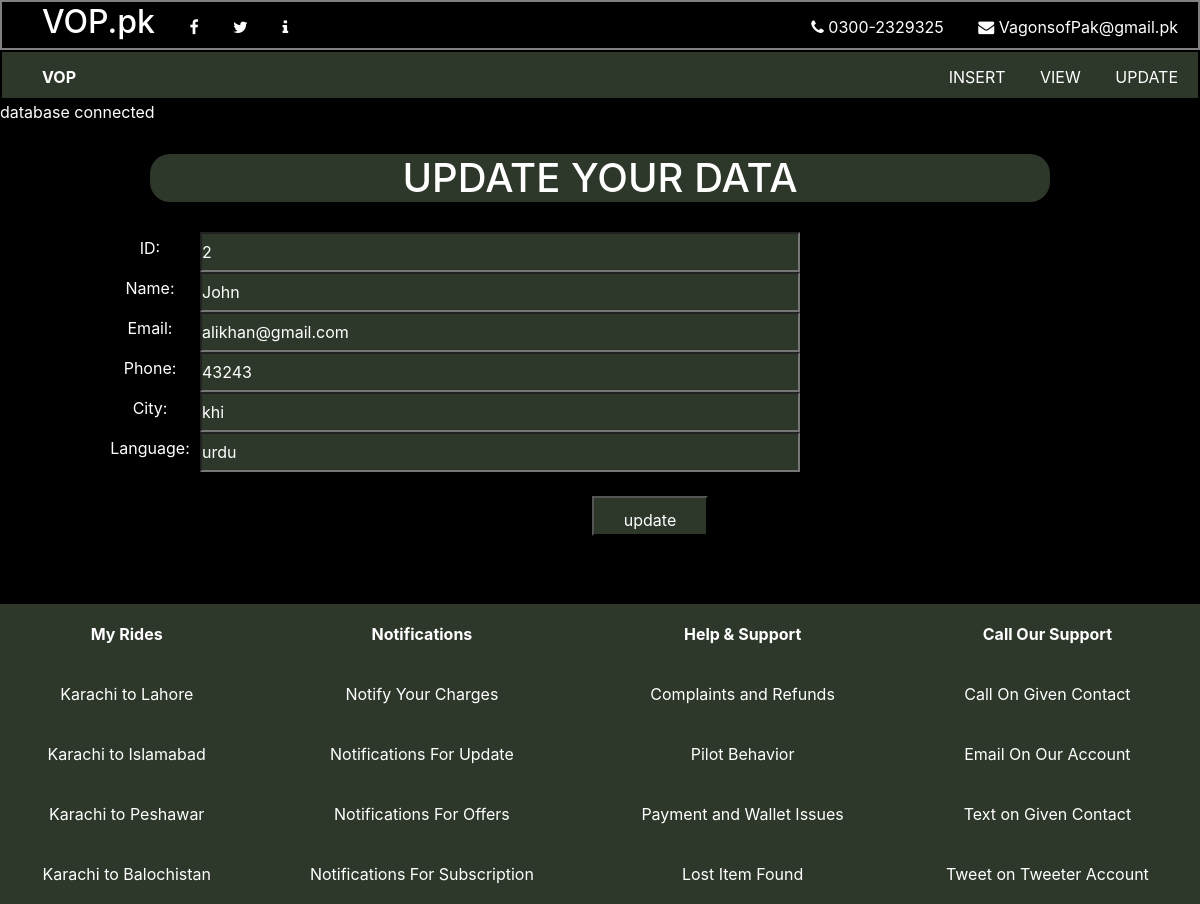
Screenshot of /update1.php?ID=2 with the database file from the repository.
### tables this page shows
CREATE TABLE `VOP` (
  `ID` int(32) NOT NULL,
  `Cus_Name` text NOT NULL,
  `Cus_Email` varchar(50) NOT NULL,
  `Cus_Phone` int(11) NOT NULL,
  `Cus_City` text NOT NULL,
  `Cus_Lang` text NOT NULL
);

### update1.php (the view, shortened to what this page needs)
<!DOCTYPE html>
<html>
    <head>
    </head>
    <body>
    <?php
    require "mycon.php";
    ?>
        <div class="upd">
            <form method="POST">
                <?php
                $stdID = $_GET['ID'];
                $myquery = "Select * from VOP WHERE ID = ".$stdID;
                $data = $mycon->query($myquery);
                if ($row = mysqli_fetch_assoc($data)) {
                    $ID = $row['ID'];
                    $Cus_Name = $row['Cus_Name'];
                    $Cus_Email = $row['Cus_Email'];
                    $Cus_Phone = $row['Cus_Phone'];
                    $Cus_City = $row['Cus_City'];
                }
                ?>
                <div class="contact">
                    <div class="con">
                        <h1>UPDATE YOUR DATA</h1>
                    </div>
                    <table>
                        <tr>
                            <td><label>ID: </label><td>
                            <td><input type="text" name="Cus_ID" value="<?php echo $ID;?>"><td>
                        </tr>
                        <tr>
                            <td><label>Name: </label><td>
                            <td><input type="text" name="Cus_Name" value="<?php echo $Cus_Name;?>"><td>
                        </tr>
                        <tr>
                            <td><label>Email: </label><td>
                            <td><input type="email" name="Cus_Email" value="<?php echo $Cus_Email ?>"><td>
                        </tr>
                        <tr>
                            <td><label>Phone: </label><td>
                            <td><input type="number" name="Cus_Phone" value="<?php echo $Cus_Phone ?>"><td>
                        </tr>
                        <tr>
                            <td><label>City: </label><td>
                            <td><input type="text" name="Cus_City" value="<?php echo $Cus_City ?>"><td>
                        </tr>
                        <tr>
                            <td><label>Language: </label><td>
                            <td><input type="text" name="Cus_Lang" value="<?php echo $row['Cus_Lang'] ?>"><td>
                        </tr>
                    </table><br>
                    <input type="submit" name="update" value="update">
                </div><br><br>
            </form>
        </div>
    </body>
</html>

### style.css (style rules this page uses)
* { margin: 0; padding: 0; box-sizing: border-box; }
body { background-color: black; }
#main_container { margin: 0 auto; width: 100%; height: auto; background-color: black; color: white; }
header { width: 100%; line-height: 50px; height: 50px; background-color: black; padding-left: 10px; padding-right: 20px; border: 2px solid grey; }
header ul li { list-style-type: none; display: inline-block; margin-left: 30px; }
header ul li a { text-decoration: none; color: white; }
header ul .logo { border-bottom: 2px solid white; }
.list1_right { float: right; }
nav { width: 100%; line-height: 50px; height: 50px; background-color: rgb(45, 56, 43); color : white; padding-left: 10px; padding-right: 20px; border: 2px solid black; }
.list_right { float: right; }
nav ul li { display: inline-block; margin-left: 30px; }
nav ul li a { text-decoration: none; color: white; }
.con { margin: 30px 50px 30px 50px; background-color: rgb(45, 56, 43); border-radius: 20px; text-align: center; }
.contact .con h1 { color : white; text-align: center; }
.contact table td input[type=text] { width: 600px; height: 40px; background-color: rgb(45, 56, 43); color: white; }
.contact table td input[type=email] { width: 600px; height: 40px; background-color: rgb(45, 56, 43); color: white; }
.contact input[type=submit] { width: 150; height: 40px; background-color: rgb(45, 56, 43); padding: 10px 30px 10px 30px; color: white; margin-left: 100px; }
.contact table td input[type=number] { width: 600px; height: 40px; background-color: rgb(45, 56, 43); color: white; }
.contact table td label { width: 100px; color: white; }
.footer { width: 100%; height: 300px; text-align: center; color: white; background-color: rgb(45, 56, 43); }
.footer a { text-decoration: none; color: white; }

### update1.php (style rules this page uses)
.upd { margin: 20px 100px 20px 100px; text-align: center; }

### rows the page displays
vop: Cus_ID "2", Cus_Name "John", Cus_Email "alikhan@gmail.com", Cus_Phone "43243", Cus_City "khi", Cus_Lang "urdu"
